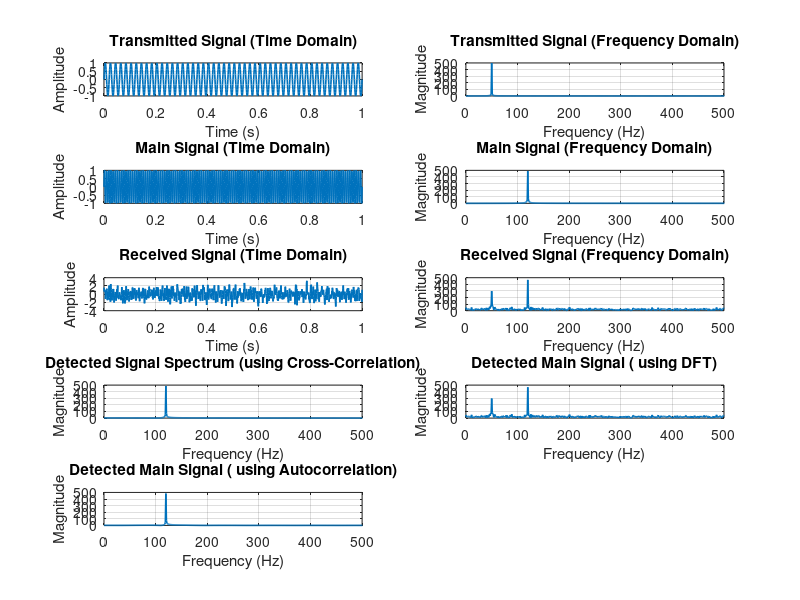

Recreate this plot in MATLAB.
clc; clear; close all;
fs = 1000;                
t = 0:1/fs:1;               
f_tx = 50;                 
f_main = 120;               
delay = 0.2;                
attenuation = 0.7;          
noise_power = 0.5;         
N = length(t);             
freq = (0:N-1)*(fs/N);      
% ================= SIGNAL GENERATION =================
tx = sin(2*pi*f_tx*t);                           
main_signal = sin(2*pi*f_main*t);               
echo_signal = [zeros(1,round(delay*fs)) ...
               tx(1:end-round(delay*fs))];     
noise = sqrt(noise_power)*randn(size(t));       
rx = main_signal + attenuation*echo_signal + noise; 

figure;
subplot(5,2,1);
plot(t, tx, 'LineWidth',1.2); grid on;
title('Transmitted Signal (Time Domain)');
xlabel('Time (s)'); ylabel('Amplitude');

subplot(5,2,2);
plot(freq, abs(fft(tx)),'LineWidth',1.2); grid on; xlim([0 fs/2]);
title('Transmitted Signal (Frequency Domain)');
xlabel('Frequency (Hz)'); ylabel('Magnitude');

subplot(5,2,3);
plot(t, main_signal,'LineWidth',1.2); grid on;
title('Main Signal (Time Domain)');
xlabel('Time (s)'); ylabel('Amplitude');

subplot(5,2,4);
plot(freq, abs(fft(main_signal)),'LineWidth',1.2); grid on; xlim([0 fs/2]);
title('Main Signal (Frequency Domain)');
xlabel('Frequency (Hz)'); ylabel('Magnitude');

subplot(5,2,5);
plot(t, rx,'LineWidth',1.2); grid on;
title('Received Signal (Time Domain)');
xlabel('Time (s)'); ylabel('Amplitude');

subplot(5,2,6);
plot(freq, abs(fft(rx)),'LineWidth',1.2); grid on; xlim([0 fs/2]);
title('Received Signal (Frequency Domain)');
xlabel('Frequency (Hz)'); ylabel('Magnitude');

% =================USING CROSS-CORRELATION =================
L = length(rx) + length(main_signal) - 1;
cross_corr = zeros(1,L);

for i = 1:L
    for j = 1:length(rx)
        idx = i - j + 1;
        if idx > 0 && idx <= length(main_signal)
            cross_corr(i) = cross_corr(i) + rx(j) * main_signal(idx);
        end
    end
end

% Peak detection (location of main signal)
[~, max_idx] = max(cross_corr);
detected_start = max(max_idx - length(main_signal) + 1, 1);

copy_len = min(length(main_signal), length(rx) - detected_start + 1);
detected_signal_cc = zeros(1, length(rx));
detected_signal_cc(detected_start:detected_start+copy_len-1) = main_signal(1:copy_len);
DET_FFT_CC = abs(fft(detected_signal_cc));

subplot(5,2,7);
plot(freq, DET_FFT_CC,'LineWidth',1.2); grid on; xlim([0 fs/2]);
title('Detected Signal Spectrum (using Cross-Correlation)');
xlabel('Frequency (Hz)'); ylabel('Magnitude');

% =================  USING DFT =================
X_dft = zeros(1, N);
for k = 0:N-1
    for n = 0:N-1
        X_dft(k+1) = X_dft(k+1) + rx(n+1)*exp(-1j*2*pi*k*n/N);
    end
end
X_mag = abs(X_dft);
subplot(5,2,8);
plot(freq, X_mag, 'LineWidth',1.2); grid on; xlim([0 fs/2]);
title('Detected Main Signal ( using DFT)');
xlabel('Frequency (Hz)'); ylabel('Magnitude');

% =================USING  AUTOCORRELATION =================
L_auto = 2*length(rx) - 1;
auto_corr = zeros(1,L_auto);

for i = 1:L_auto
    for j = 1:length(rx)
        idx = i - j + 1;
        if idx > 0 && idx <= length(rx)
            auto_corr(i) = auto_corr(i) + rx(j)*rx(idx);
        end
    end
end

% Peak detection (autocorrelation)
[~, max_auto] = max(auto_corr);
detected_start_auto = max_auto - length(rx);
detected_signal_auto = zeros(1, length(rx));

if detected_start_auto > 0 && detected_start_auto <= length(rx)
    len_auto = min(length(rx)-detected_start_auto+1, length(main_signal));
    detected_signal_auto(detected_start_auto:detected_start_auto+len_auto-1) = main_signal(1:len_auto);
else
    detected_signal_auto(1:length(main_signal)) = main_signal;
end

DET_FFT_AUTO = abs(fft(detected_signal_auto));

subplot(5,2,9);
plot(freq,DET_FFT_AUTO, 'LineWidth',1.2); grid on;
xlim([0 fs/2]);
title('Detected Main Signal ( using Autocorrelation)');
xlabel('Frequency (Hz)'); ylabel('Magnitude');
